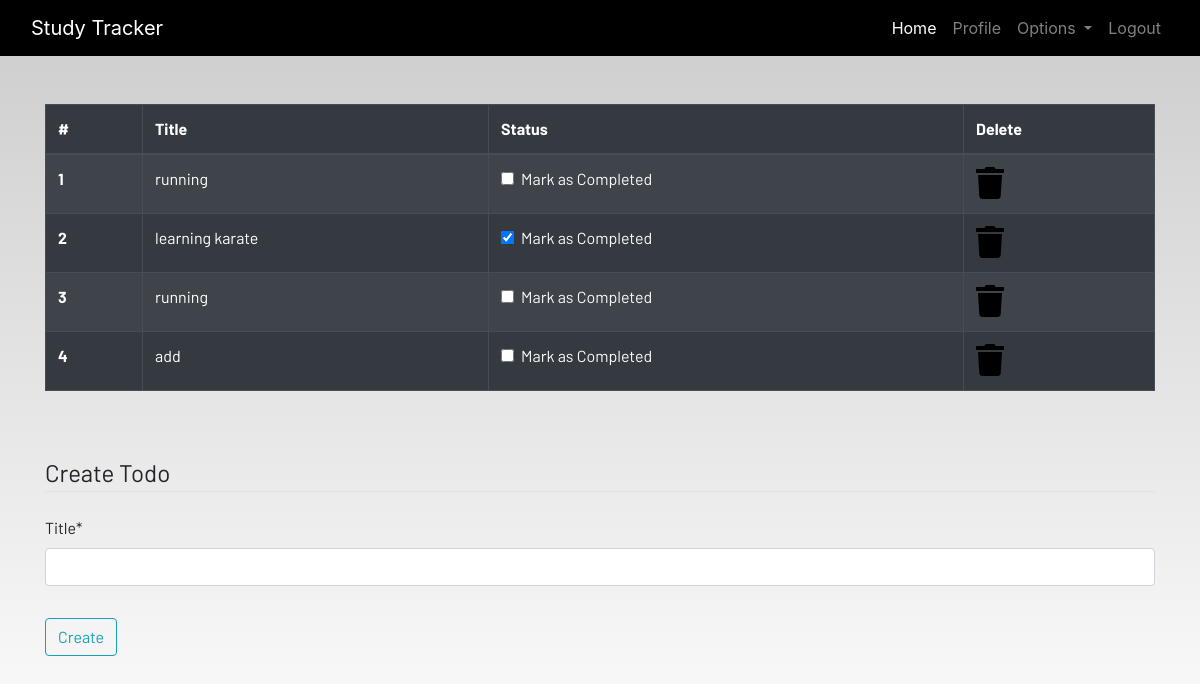
Page /todo (signed in) on the earlier database version.
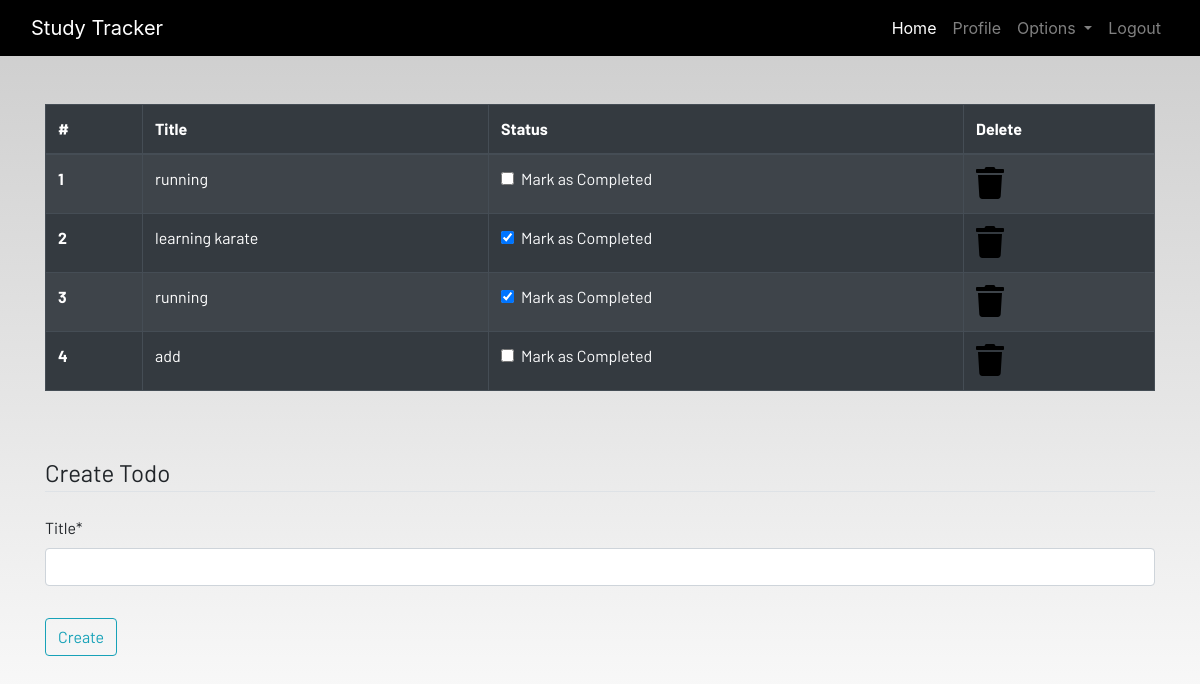
Same page on the later database version.
### dashboard/models.py (models this page shows, shortened)
class Todo(models.Model):
    user = models.ForeignKey(User,on_delete=models.CASCADE)
    title = models.CharField(max_length=100)
    is_finished = models.BooleanField(default=False)

### dashboard/views.py (the view)
# urls.py: path('todo',views.todo,name="todo"),
@login_required
def todo(request):
    if request.method =="POST":
        form = TodoForm(request.POST)
        if form.is_valid():
            try:
                finished = request.POST['is_finished']
                if finished == 'on':
                    finished = True
                else:
                    finished = False
            except:
                finished = False
                todos = Todo(
                    user = request.user,
                    title = request.POST['title'],
                    is_finished = finished
                )
                todos.save()
                messages.success(request,f"Todo added from {request.user.username}")
    else:
        form = TodoForm()
    todo = Todo.objects.filter(user=request.user)
    if len(todo) == 0:
        todos_done = True
    else:
        todos_done = False
    context = {
        'todos':todo,
        'form':form,
        'todos_done':todos_done
    }
    return render(request,"dashboard/todo.html",context)

### dashboard/forms.py
class TodoForm(forms.ModelForm):
    class Meta:
        model = Todo
        fields = ['title']

### dashboard/template/dashboard/todo.html (shortened to what this page needs)
{% extends 'dashboard/base.html' %}
{% load static %}
{% load crispy_forms_tags %}
{% block content %}
<div class="container">
    {% if not todos_done  %}
    <table class="table table-striped table-bordered table-hover table-dark">
        <thead>
            <tr>
                <th scope="col">#</th>
                <th scope="col">Title</th>
                <th scope="col">Status</th>
                <th scope="col">Delete</th>
            </tr>
        </thead>
        <tbody>
            {% for todo in todos %}
            <tr>
                <th scope="row">{{forloop.counter}}</th>
                <td>{{todo.title}}</td>
                <td>
                    <a href="{% url 'update-todo' todo.id %}">
                        <div class="form-check">
                            {% if todo.is_finished == True %}
                            <input class="form-check-input" type="checkbox" value="" checked>
                            {% else %}
                            <input class="form-check-input" type="checkbox" value="">
                            {% endif %}
                            <label class="form-check-label text-light" for="flexCheckDefault">
                                Mark as Completed
                            </label>
                        </div>
                    </a>
                </td>
                <td><a href="{% url 'delete-todo' todo.id %}"><i class="fa fa-trash fa-2x"></i></a></td>
            </tr>
            {% endfor %}
        </tbody>
    </table>
    {% else %}
    <h4>All tasks have been done!! create to add more</h4>
    {% endif %}
</div><br><br>
<div class="container">
    <form method="POST">
        <fieldset class="form-group">
            <legend class="border-bottom mb-4">Create Todo</legend>
            {{form|crispy}}
        </fieldset>
        <div class="form-group">
            <button href="" class="btn btn-outline-info" type="submit">
                Create
            </button>
        </div>
    </form>
</div>
{% endblock content %}

Differences in the rows shown:
changed Todo (number 3 of 4 on the later page): value "☐" → "☑"
